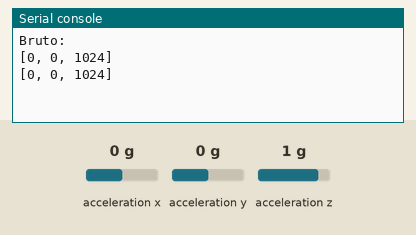
Simulated run of this program. Board: ESP32 board running MicroPython. Parts: the last lines printed to the serial console. The test bench sets the inputs (shaded band); at power-on: acceleration x 0 g, acceleration y 0 g, acceleration z 1 g.

Above: at 5.0 s.
5.1 s: acceleration x set to -1.4 g
At 7.5 s:
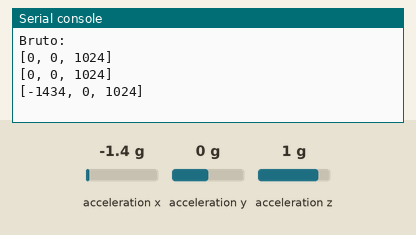
9.0 s: acceleration y set to -1.4 g
At 9.8 s:
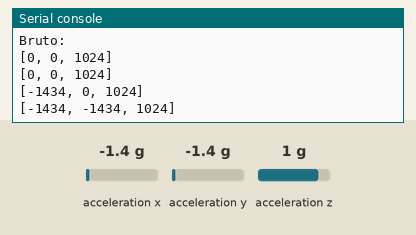
16.5 s: acceleration z set to -1.4 g
At 19.1 s:
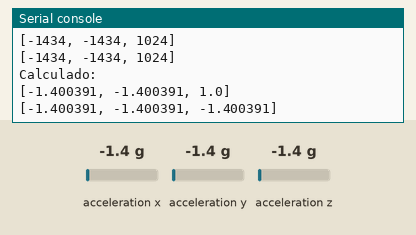
Timing chart, 0 to 20.6 s (numbered marks = the images above; inputs shaded):
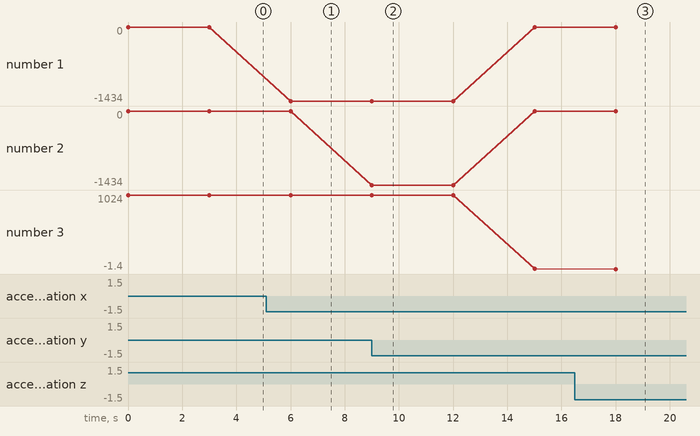

Measured:
- after the input at 5.1 s, the serial console: prints a new line after 0.91 s (image 1)
- after the input at 9.0 s, the serial console: prints a new line at once (image 2)
- after the input at 16.5 s, the serial console: prints a new line after 1.5 s (image 3)
- plotted number 1: 0 → -1434 after the input at 5.1 s

The program:

MMA8452.py
```python
'''
Classe MicroPython para interface com o sensor MMA9452
(C) 2021, Daniel Quadros

Adaptação da biblioteca da Sparkfun para Arduino:
https://github.com/sparkfun/SparkFun_MMA8452Q_Arduino_Library

Licença: Beerware license (http://en.wikipedia.org/wiki/Beerware)
'''

import struct

class MMA8452():
    # Construtor
    def __init__(self, i2c=None, addr=0x1d):
        # trata os parametros
        if i2c is None:
            raise ValueError("I2C não especificado")
        else:
            self.i2c = i2c
        self.addr = addr

        # registradores
        self.STATUS_MMA8452Q = 0x00
        self.OUT_X_MSB = 0x01
        self.OUT_X_LSB = 0x02
        self.OUT_Y_MSB = 0x03
        self.OUT_Y_LSB = 0x04
        self.OUT_Z_MSB = 0x05
        self.OUT_Z_LSB = 0x06
        self.SYSMOD = 0x0B
        self.INT_SOURCE = 0x0C
        self.WHO_AM_I = 0x0D
        self.XYZ_DATA_CFG = 0x0E
        self.HP_FILTER_CUTOFF = 0x0F
        self.PL_STATUS = 0x10
        self.PL_CFG = 0x11
        self.PL_COUNT = 0x12
        self.PL_BF_ZCOMP = 0x13
        self.P_L_THS_REG = 0x14
        self.FF_MT_CFG = 0x15
        self.FF_MT_SRC = 0x16
        self.FF_MT_THS = 0x17
        self.FF_MT_COUNT = 0x18
        self.TRANSIENT_CFG = 0x1D
        self.TRANSIENT_SRC = 0x1E
        self.TRANSIENT_THS = 0x1F
        self.TRANSIENT_COUNT = 0x20
        self.PULSE_CFG = 0x21
        self.PULSE_SRC = 0x22
        self.PULSE_THSX = 0x23
        self.PULSE_THSY = 0x24
        self.PULSE_THSZ = 0x25
        self.PULSE_TMLT = 0x26
        self.PULSE_LTCY = 0x27
        self.PULSE_WIND = 0x28
        self.ASLP_COUNT = 0x29
        self.CTRL_REG1 = 0x2A
        self.CTRL_REG2 = 0x2B
        self.CTRL_REG3 = 0x2C
        self.CTRL_REG4 = 0x2D
        self.CTRL_REG5 = 0x2E
        self.OFF_X = 0x2F
        self.OFF_Y = 0x30
        self.OFF_Z = 0x31

        # escalas
        self.SCALE_2G = 2
        self.SCALE_4G = 4
        self.SCALE_8G = 8

        # data rates
        self.ODR_800 = 0
        self.ODR_400 = 1
        self.ODR_200 = 2
        self.ODR_100 = 3
        self.ODR_50 = 4
        self.ODR_12 = 5
        self.ODR_6 = 6
        self.ODR_1 = 7

        # orientações
        self.PORTRAIT_U = 0
        self.PORTRAIT_D = 1
        self.LANDSCAPE_R = 2
        self.LANDSCAPE_L = 3
        self.LOCKOUT = 0x40

        # system mode
        self.SYSMOD_STANDBY = 0
        self.SYSMOD_WAKE = 1
        self.SYSMOD_SLEEP = 2

    # Iniciação
    def begin(self):
        if self.readRegister(self.WHO_AM_I) != 42:
            return False
        self.scale = self.SCALE_2G
        self.odr = self.ODR_800
        self.setScale(self.scale)
        self.setDataRate(self.odr)
        self.setupPL() # Portrait / Landscape detection
        self.setupTap(0x80, 0x80, 0x80) # disable
        return True

    # Informa aceleração bruta
    # formato nos registradores hhhhhhhh llll0000
    # stuct.unpack(">h", x) = x contem um número de 16 bits com o mais significativo primeiro
    def getRawAcel(self):
        acel = struct.unpack(">hhh", self.readRegisters (self.OUT_X_MSB, 6))
        return [a >> 4 for a in acel]

    # Informa a aceleração corrigida pela escala
    def getCalclulatedAcel(self):
        return [float(a)/float(1 << 11)*float(self.scale) for a in self.getRawAcel()]

    # Informa se tem nova informação
    def available(self):
        return (self.readRegister(self.STATUS_MMA8452Q) & 0x08) != 0

    # Seleciona a escala
    def setScale(self, fsr):
        if not fsr in (self.SCALE_2G, self.SCALE_4G, self.SCALE_8G):
            raise ValueError("Valor inválido para escala")

        # Precisa estar no modo standby para mudar a escala
        if self.isActive():
            self.standby()

        # Calcula novo valor registrador e atualiza
        cfg = self.readRegister(self.XYZ_DATA_CFG)
        cfg = (cfg & 0xFC) | (fsr >> 2)
        self.writeRegister(self.XYZ_DATA_CFG, cfg)

        # Força o modo ativo
        self.active()

    # Seleciona a taxa de leitura (ODR)
    def setDataRate(self, odr):
        if not odr in (self.ODR_800, self.ODR_400, self.ODR_200, self.ODR_100,
                       self.ODR_50, self.ODR_12, self.ODR_6, self.ODR_1):
            raise ValueError("Valor inválido para taxa de leitura")

        # Precisa estar no modo standby para mudar
        if self.isActive():
            self.standby()

        # Calcula novo valor registrador e atualiza
        ctrl = self.readRegister(self.CTRL_REG1)
        ctrl = (ctrl & 0xC7) | (odr << 3)
        self.writeRegister(self.CTRL_REG1, ctrl)

        # Força o modo ativo
        self.active()

    # Configura a detecção de tap
    def setupTap(self, xThs, yThs, zThs):
        # Precisa estar no modo standby para mudar
        if self.isActive():
            self.standby()

        # Calcula a programação
        temp = 0x40
        if (xThs & 0x80) == 0:
            temp |= 0x03
            self.writeRegister(self.PULSE_THSX, xThs)
        if (yThs & 0x80) == 0:
            temp |= 0x0C
            self.writeRegister(self.PULSE_THSY, yThs)
        if (zThs & 0x80) == 0:
            temp |= 0x30
            self.writeRegister(self.PULSE_THSZ, zThs)

        # Efetua a programação
        self.writeRegister(self.PULSE_CFG, temp)
        self.writeRegister(self.PULSE_TMLT, 0x30)
        self.writeRegister(self.PULSE_LTCY, 0xA0)
        self.writeRegister(self.PULSE_WIND, 0xFF)

        # Força o modo ativo
        self.active()

    # Le o status de Tap
    def readTap(self):
        tapStat = self.readRegister(self.PULSE_SRC)
        if (tapStat & 0x80) != 0:
            return tapStat & 0x7F
        else:
            return 0

    # Configura detecção de Retrato/Paisagem
    def setupPL(self):
        # Precisa estar no modo standby para mudar
        if self.isActive():
            self.standby()

        # Efetua a programação
        self.writeRegister(self.PL_CFG, self.readRegister(self.PL_CFG) | 0x40)
        self.writeRegister(self.PL_COUNT, 0x50)

        # Força o modo ativo
        self.active()

    # Lê o status Retrato/Paisagem
    def readPL(self):
        plStat = self.readRegister(self.PL_STATUS)
        if (plStat & 0x40) != 0:
            return self.LOCKOUT
        else:
            return (plStat & 0x06) >> 1

    # Testes da orientação
    def isRight(self):
        return self.redPL() == self.LANDSCAPE_R

    def isLeft(self):
        return self.redPL() == self.LANDSCAPE_L

    def isUp(self):
        return self.redPL() == self.LANDSCAPE_U

    def isDown(self):
        return self.redPL() == self.LANDSCAPE_D

    def isFlat(self):
        return self.redPL() == self.LOCKOUT

    # Coloca no modo standby
    def standby(self):
        c = self.readRegister(self.CTRL_REG1)
        self.writeRegister(self.CTRL_REG1, c & 0xFE)

    # Coloca no modo ativo
    def active(self):
        c = self.readRegister(self.CTRL_REG1)
        self.writeRegister(self.CTRL_REG1, c | 0x01)

    # Vewrifica se está ativo
    def isActive(self):
        state = self.readRegister(self.SYSMOD) & 0x03
        return state != self.SYSMOD_STANDBY

    # Le um registrador
    def readRegister(self, reg):
        return self.i2c.readfrom_mem(self.addr, reg, 1)[0]

    # Lê múltiplos registradores:
    def readRegisters(self, reg, nregs):
        result = bytearray(nregs)
        self.i2c.readfrom_mem_into(self.addr, reg, result)
        return result

    # Escreve em um registrador
    def writeRegister(self, reg, value):
        self.i2c.writeto_mem(self.addr, reg, bytes([value]))

if __name__ == "__main__":
    '''
        Teste rápido.
        Assume que o sensor tem o endereço padrão e está ligado nos pinos padrão de i2c0
    '''
    from machine import I2C
    from time import sleep

    i2c = I2C(0)
    sensor = MMA8452(i2c)
    if not sensor.begin():
        print ("Sensor não detectado")
    else:
        sensor.active()
        print ("Bruto:")
        for i in range(0, 5):
            while not sensor.available:
                pass
            print (sensor.getRawAcel())
            sleep(3)
        print ("Calculado:")
        for i in range(0, 5):
            while not sensor.available:
                pass
            print (sensor.getCalclulatedAcel())
            sleep(3)
        print ("Posição:")
        sensor.setupPL()
        oldpos = -1
        while True:
            sleep (0.3)
            newpos = sensor.readPL()
            if newpos == oldpos:
                continue
            oldpos = newpos
            if newpos == sensor.LOCKOUT:
                print ("Deitado")
            elif newpos == sensor.LANDSCAPE_R:
                print ("Paisagem virado para direita")
            elif newpos == sensor.LANDSCAPE_L:
                print ("Paisagem virado para esquerda")
            elif newpos == sensor.PORTRAIT_U:
                print ("Retrato virado para cima")
            elif newpos == sensor.PORTRAIT_D:
                print ("Retrato virado para baixo")
            else:
                print ("Dirção invalida: "+str(newpos))
```
